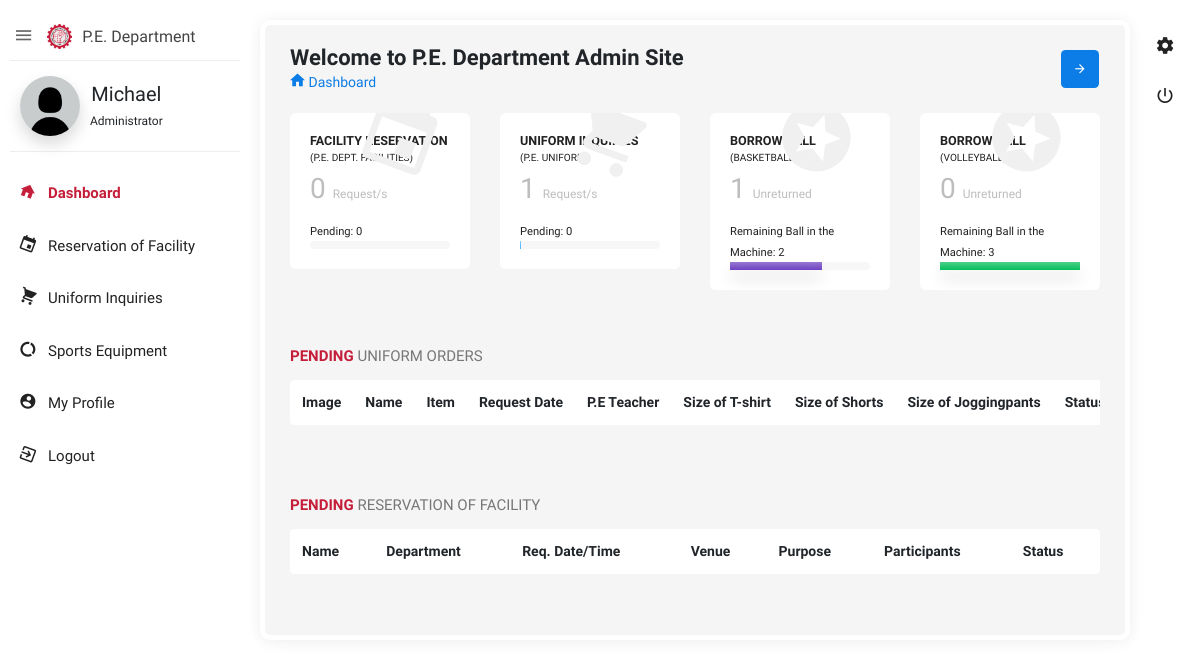
Before: /admin/_dashboard.php (signed in) with the older database file.
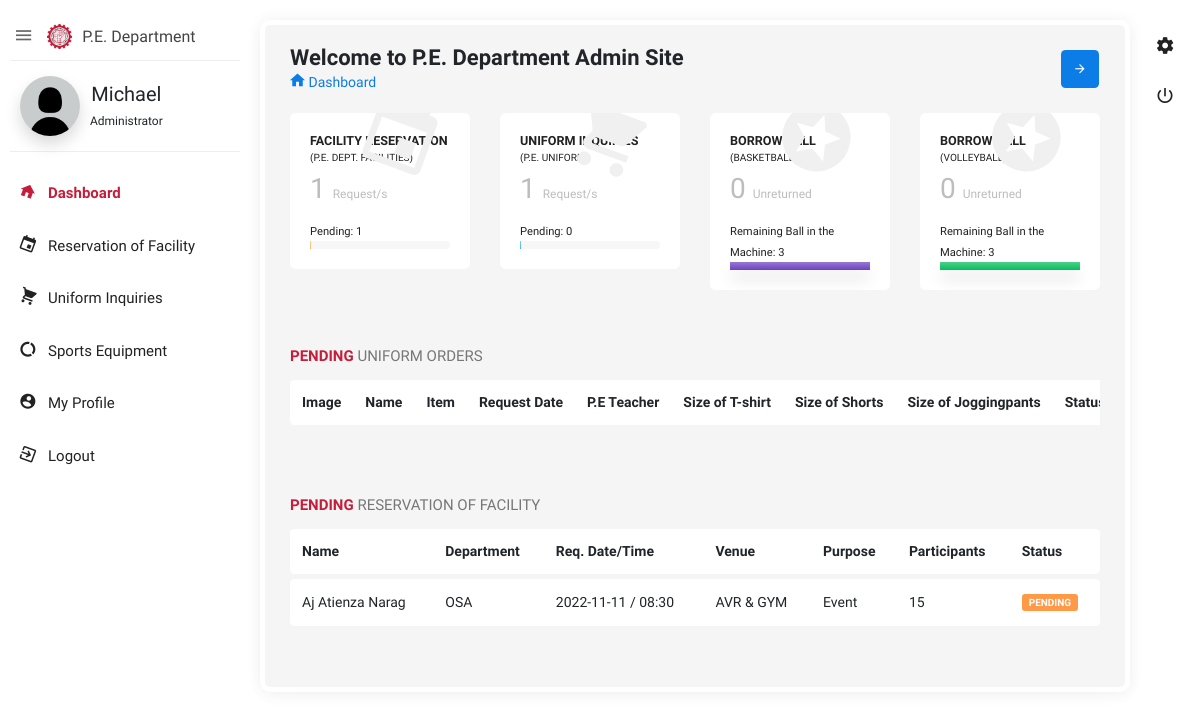
After: the same page with the newer database file.
### tables this page shows
CREATE TABLE `reserve` (
  `id` int(11) NOT NULL,
  `email` varchar(100) NOT NULL,
  `name` varchar(100) NOT NULL,
  `dept_course` varchar(100) NOT NULL,
  `date` text NOT NULL,
  `time` text NOT NULL,
  `booking` varchar(100) NOT NULL,
  `purpose` varchar(100) NOT NULL,
  `participants` int(11) NOT NULL,
  `reason` text NOT NULL,
  `status` varchar(100) NOT NULL,
  `resched` text NOT NULL
);

### admin/_dashboard.php (the view, shortened to what the changed rows need)
<?php
    include('connection.php');
?>
<!doctype html>
<html class="no-js " lang="en">
<head>
<link rel="stylesheet" href="assets/plugins/bootstrap/css/bootstrap.min.css">
<link rel="stylesheet" href="assets/plugins/fullcalendar/fullcalendar.min.css">
<link rel="stylesheet" href="assets/plugins/bootstrap-select/css/bootstrap-select.css" />
<link rel="stylesheet" href="assets/css/style.min.css">
</head>
<body class="theme-blush">
<aside id="leftsidebar" class="sidebar">
    <div class="menu">
        <ul class="list">
            <li>
                <div class="user-info">
                    <?php
                        $check_name =  $_SESSION['get_data']['firstname'];
                        $query = "SELECT * FROM admin WHERE firstname='$check_name'";
                        $result = mysqli_query($conn, $query);
                        while ($row = mysqli_fetch_array($result)) {
                    ?>
                    <a href="_profile.php"><img src="<?php echo $row['image'] ?>" class="rounded-circle shadow" width="60" alt="profile-image"></a>
                    <?php }; ?>
                </div>
            </li>
        </ul>
    </div>
</aside>
<section class="content">
    <div class="body_scroll">
        <div class="block-header">
            <div class="row">
                <div class="col-lg-7 col-md-6 col-sm-12">
                    <h2>Welcome to P.E. Department Admin Site</h2>
                </div>
            </div>
        </div>
        <div class="container-fluid">
            <div class="row clearfix">
                <div class="col-lg-3 col-md-6 col-sm-12">
                    <div class="card widget_2 big_icon zmdi-calendar">
                        <div class="body">
                            <h6>Facility Reservation <br><small>(P.E. Dept. Facilities)</small></h6>
                            <?php
                                $query = "SELECT * FROM reserve";
                                $result = mysqli_query($conn, $query);
                                $row_reserve_1 = mysqli_num_rows($result);
                            ?>
                            <h2><?php echo $row_reserve_1; ?> <small class="info">Request/s</small></h2>
                            <?php
                                $query = "SELECT * FROM reserve";
                                $result = mysqli_query($conn, $query);
                                $row_reserve_2 = mysqli_num_rows($result);
                            ?>
                            <small>Pending: <?php echo $row_reserve_2; ?></small>
                            <div class="progress">
                            </div>
                        </div>
                    </div>
                </div>
                <div class="col-lg-3 col-md-6 col-sm-12">
                    <div class="card widget_2 big_icon sales">
                        <div class="body">
                            <?php
                                $query = "SELECT * FROM inquire";
                                $result = mysqli_query($conn, $query);
                                $row_inquire_1 = mysqli_num_rows($result);
                            ?>
                            <h2><?php echo $row_inquire_1; ?> <small class="info">Request/s</small></h2>
                        </div>
                    </div>
                </div>
                <div class="col-lg-3 col-md-6 col-sm-12">
                    <div class="card widget_2 big_icon zmdi-star-circle">
                        <div class="body">
                            <h6>Borrow Ball <br><small>(Basketball)</small></h6>
                            <?php
                                $query_unret_basketball = "SELECT * FROM borrowing_machine_info WHERE equipment = 'basketball' AND status = 'UNRETURNED'";
                                $result_unret_basketball = mysqli_query($conn, $query_unret_basketball);
                                $row_result_unret_basketball = mysqli_num_rows($result_unret_basketball);
                                $query_unret_volleyball = "SELECT * FROM borrowing_machine_info WHERE equipment = 'volleyball' AND status = 'UNRETURNED'";
                                $result_unret_volleyball = mysqli_query($conn, $query_unret_volleyball);
                                $row_result_unret_volleyball = mysqli_num_rows($result_unret_volleyball);
                                $query_cnt_basketball = "SELECT * from ball_sequence where basketball != ''";
                                $result_cnt_baskeball = mysqli_query($conn, $query_cnt_basketball);
                                $row_cnt_basketball =mysqli_num_rows($result_cnt_baskeball);
                            ?>
                            <h2><?php echo $row_result_unret_basketball; ?> <small class="info">Unreturned</small></h2>
                            <small>Remaining Ball in the Machine: <?php echo $row_cnt_basketball?></small>
                            <div class="progress">
                                <?php
                                if ($row_cnt_basketball == 3) {
                                ?>
                                <div class="progress-bar l-purple" role="progressbar" aria-valuenow="39" aria-valuemin="0" aria-valuemax="100" style="width: 100%;"></div>
                                <?php
                                }elseif ($row_cnt_basketball == 2) {
                                ?>
                                <div class="progress-bar l-purple" role="progressbar" aria-valuenow="39" aria-valuemin="0" aria-valuemax="100" style="width: 66%;"></div>
                                <?php
                                }elseif ($row_cnt_basketball == 1) {
                                ?>
                                <div class="progress-bar l-purple" role="progressbar" aria-valuenow="39" aria-valuemin="0" aria-valuemax="100" style="width: 33%;"></div>
                                <?php
                                }elseif($row_cnt_basketball ==0){
                                ?>
                                <div class="progress-bar l-purple" role="progressbar" aria-valuenow="39" aria-valuemin="0" aria-valuemax="100" style="width: 1%;"></div>
                                <?php
                                }
                                ?>
                            </div>
                        </div>
                    </div>
                </div>
                <div class="col-lg-3 col-md-6 col-sm-12">
                    <div class="card widget_2 big_icon zmdi-star-circle">
                        <div class="body">
                            <h2><?php echo $row_result_unret_volleyball; ?> <small class="info">Unreturned</small></h2>
                        </div>
                    </div>
                </div>
            </div>
            <div class="row clearfix">
                <div class="col-sm-12 col-md-12 col-lg-12">
                    <div class="card">
                        <div class="header">
                            <h2><strong>Pending</strong> Uniform Orders</h2>
                        </div>
                        <div class="table-responsive">
                            <table class="table table-hover c_table">
                                <thead>
                                    <tr>
                                        <th>Image</th>
                                        <th>Name</th>
                                        <th>Item</th>
                                        <th>Request Date</th>
                                        <th>P.E Teacher</th>
                                        <th>Size of T-shirt</th>
                                        <th>Size of Shorts</th>
                                        <th>Size of Joggingpants</th>
                                        <th>Status</th>
                                    </tr>
                                </thead>
                            </table>
                        </div>
                    </div>
                    <div class="card">
                        <div class="header">
                            <h2><strong>Pending</strong> Reservation of Facility</h2>
                        </div>
                        <div class="table-responsive">
                            <table class="table table-hover c_table">
                                <thead>
                                    <tr>
                                        <th>Name</th>
                                        <th>Department</th>
                                        <th>Req. Date/Time</th>
                                        <th>Venue</th>
                                        <th>Purpose</th>
                                        <th>Participants</th>
                                        <th>Status</th>
                                    </tr>
                                </thead>
                                <tbody>
                                <?php
                                    $query = "SELECT * FROM reserve WHERE status='PENDING'";
                                    $result = mysqli_query($conn, $query);
                                    while ($row = mysqli_fetch_array($result)) {
                                ?>
                                    <tr>
                                        <td><?php echo $row['name'] ?></td>
                                            <td><?php echo $row['dept_course'] ?></td>
                                            <td><?php echo $row['date'] ?> / <?php echo $row['time'] ?></td>
                                            <td><?php echo $row['booking'] ?></td>
                                            <td><?php echo $row['purpose'] ?></td>
                                            <td><?php echo $row['participants'] ?></td>
                                        <td>
                                            <?php
                                                if ($row['status'] == 'PENDING'){
                                                    echo'
                                                    <p class="badge badge-warning">PENDING</p>
                                                    ';
                                                }elseif ($row['status'] == 'UNPAID'){
                                                    echo'
                                                    <p class="badge badge-warning">UNPAID</p>
                                                    ';
                                                }elseif ($row['status'] == 'PAID'){
                                                    echo'
                                                    <p class="badge badge-success">PAID</p>
                                                    ';
                                                }elseif ($row['status'] == 'PICKUP'){
                                                    echo'
                                                    <p class="badge badge-success">PICKUP</p>
                                                    ';
                                                }elseif ($row['status'] == 'DECLINED'){
                                                    echo'
                                                    <p class="badge badge-danger">DECLINED</p>
                                                    ';
                                                }elseif ($row['status'] == 'CANCELED'){
                                                    echo'
                                                    <p class="badge badge-danger">CANCELED</p>
                                                    ';
                                                }elseif ($row['status'] == 'RECEIVED'){
                                                    echo'
                                                    <p class="badge badge-primary">RECEIVED</p>
                                                    ';
                                                }
                                            ?>
                                        </td>
                                    </tr>
                                <?php }?>
                                </tbody>
                            </table>
                        </div>
                    </div>
                </div>
            </div>
        </div>
    </div>
</section>
</body>
</html>

Changed rows visible on the page:
added reserve: name "Aj Atienza Narag", dept_course "OSA", date "2022-11-11", time "08:30", booking "AVR & GYM", purpose "Event", participants "15", status "PENDING"
Other visible differences:
$row_reserve_1: "0" → "1"
$row_reserve_2: "0" → "1"
$row_result_unret_basketball: "1" → "0"
$row_cnt_basketball: "2" → "3"
